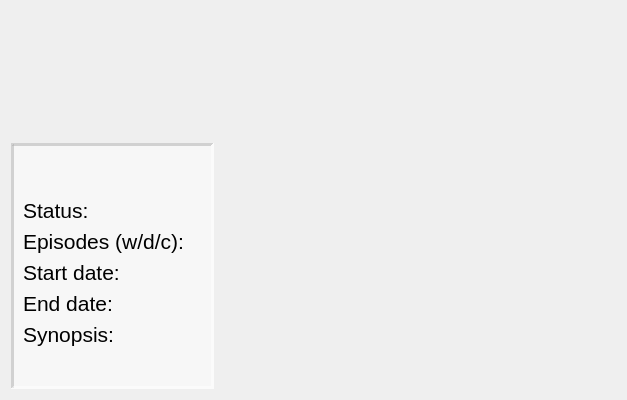
<?xml version="1.0" encoding="UTF-8"?>
<ui version="4.0">
 <class>TvShowPage</class>
 <widget class="QWidget" name="TvShowPage">
  <property name="geometry">
   <rect>
    <x>0</x>
    <y>0</y>
    <width>627</width>
    <height>400</height>
   </rect>
  </property>
  <property name="windowTitle">
   <string>Form</string>
  </property>
  <layout class="QHBoxLayout" name="horizontalLayout_2">
   <item>
    <layout class="QVBoxLayout" name="verticalLayout_2">
     <item>
      <spacer name="verticalSpacer">
       <property name="orientation">
        <enum>Qt::Vertical</enum>
       </property>
       <property name="sizeHint" stdset="0">
        <size>
         <width>20</width>
         <height>40</height>
        </size>
       </property>
      </spacer>
     </item>
     <item>
      <widget class="QFrame" name="frame">
       <property name="sizePolicy">
        <sizepolicy hsizetype="Preferred" vsizetype="Preferred">
         <horstretch>0</horstretch>
         <verstretch>0</verstretch>
        </sizepolicy>
       </property>
       <property name="autoFillBackground">
        <bool>false</bool>
       </property>
       <property name="styleSheet">
        <string notr="true">#frame {
background-color: rgba(255,255,255, 0.5);
}</string>
       </property>
       <property name="frameShape">
        <enum>QFrame::Panel</enum>
       </property>
       <property name="frameShadow">
        <enum>QFrame::Sunken</enum>
       </property>
       <property name="lineWidth">
        <number>3</number>
       </property>
       <property name="midLineWidth">
        <number>1</number>
       </property>
       <layout class="QFormLayout" name="formLayout">
        <property name="fieldGrowthPolicy">
         <enum>QFormLayout::AllNonFixedFieldsGrow</enum>
        </property>
        <item row="0" column="0" colspan="2">
         <widget class="QLabel" name="title">
          <property name="font">
           <font>
            <pointsize>24</pointsize>
            <weight>75</weight>
            <italic>true</italic>
            <bold>true</bold>
           </font>
          </property>
          <property name="text">
           <string/>
          </property>
         </widget>
        </item>
        <item row="2" column="0">
         <widget class="QLabel" name="label_status">
          <property name="font">
           <font>
            <pointsize>16</pointsize>
           </font>
          </property>
          <property name="text">
           <string>Status:</string>
          </property>
         </widget>
        </item>
        <item row="2" column="1">
         <widget class="QLabel" name="status">
          <property name="font">
           <font>
            <pointsize>16</pointsize>
           </font>
          </property>
          <property name="text">
           <string/>
          </property>
         </widget>
        </item>
        <item row="5" column="0">
         <widget class="QLabel" name="label_episodes">
          <property name="font">
           <font>
            <pointsize>16</pointsize>
           </font>
          </property>
          <property name="toolTip">
           <string>(watched / downloaded / completed)</string>
          </property>
          <property name="text">
           <string>Episodes (w/d/c):</string>
          </property>
         </widget>
        </item>
        <item row="5" column="1">
         <widget class="QLabel" name="episodes">
          <property name="font">
           <font>
            <pointsize>16</pointsize>
           </font>
          </property>
          <property name="text">
           <string/>
          </property>
         </widget>
        </item>
        <item row="7" column="0">
         <widget class="QLabel" name="label_startDate">
          <property name="font">
           <font>
            <pointsize>16</pointsize>
           </font>
          </property>
          <property name="text">
           <string>Start date:</string>
          </property>
         </widget>
        </item>
        <item row="7" column="1">
         <widget class="QLabel" name="startDate">
          <property name="font">
           <font>
            <pointsize>16</pointsize>
           </font>
          </property>
          <property name="text">
           <string/>
          </property>
         </widget>
        </item>
        <item row="9" column="0">
         <widget class="QLabel" name="label_endDate">
          <property name="font">
           <font>
            <pointsize>16</pointsize>
           </font>
          </property>
          <property name="text">
           <string>End date:</string>
          </property>
         </widget>
        </item>
        <item row="9" column="1">
         <widget class="QLabel" name="endDate">
          <property name="font">
           <font>
            <pointsize>16</pointsize>
           </font>
          </property>
          <property name="text">
           <string/>
          </property>
         </widget>
        </item>
        <item row="11" column="0">
         <widget class="QLabel" name="label_synopsis">
          <property name="enabled">
           <bool>true</bool>
          </property>
          <property name="font">
           <font>
            <pointsize>16</pointsize>
           </font>
          </property>
          <property name="text">
           <string>Synopsis:</string>
          </property>
         </widget>
        </item>
        <item row="12" column="0">
         <widget class="QLabel" name="synopsis">
          <property name="enabled">
           <bool>true</bool>
          </property>
          <property name="font">
           <font>
            <pointsize>16</pointsize>
           </font>
          </property>
          <property name="text">
           <string/>
          </property>
          <property name="textFormat">
           <enum>Qt::RichText</enum>
          </property>
          <property name="wordWrap">
           <bool>true</bool>
          </property>
         </widget>
        </item>
       </layout>
      </widget>
     </item>
    </layout>
   </item>
   <item>
    <layout class="QVBoxLayout" name="right">
     <item>
      <widget class="QLabel" name="cover">
       <property name="layoutDirection">
        <enum>Qt::RightToLeft</enum>
       </property>
       <property name="styleSheet">
        <string notr="true"/>
       </property>
       <property name="text">
        <string/>
       </property>
      </widget>
     </item>
     <item>
      <spacer name="verticalSpacer_2">
       <property name="orientation">
        <enum>Qt::Vertical</enum>
       </property>
       <property name="sizeHint" stdset="0">
        <size>
         <width>20</width>
         <height>40</height>
        </size>
       </property>
      </spacer>
     </item>
     <item>
      <spacer name="horizontalSpacer_2">
       <property name="orientation">
        <enum>Qt::Horizontal</enum>
       </property>
       <property name="sizeHint" stdset="0">
        <size>
         <width>40</width>
         <height>20</height>
        </size>
       </property>
      </spacer>
     </item>
    </layout>
   </item>
  </layout>
 </widget>
 <resources/>
 <connections/>
</ui>
